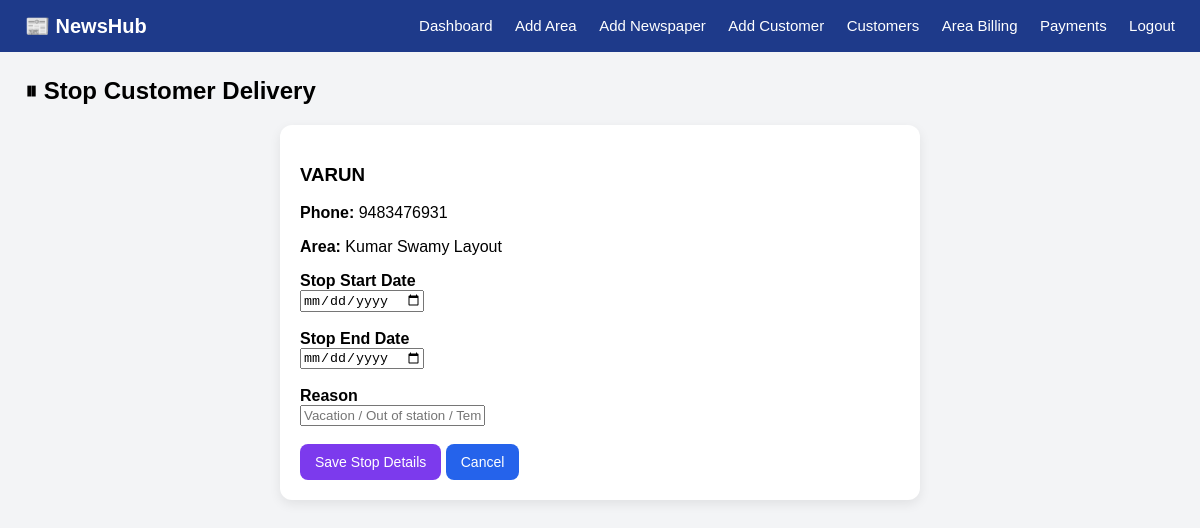
Page /customers/stop/2/ (signed in) on the committed database.
### core/models.py (models this page shows, shortened)
class Customer(models.Model):
    STATUS_CHOICES = [
        ('Active', 'Active'),
        ('Stopped', 'Stopped'),
        ('Inactive', 'Inactive'),
    ]
    user = models.OneToOneField(User, on_delete=models.CASCADE, null=True, blank=True)
    name = models.CharField(max_length=100)
    phone = models.CharField(max_length=15, unique=True)
    address = models.TextField()
    area = models.ForeignKey(Area, on_delete=models.CASCADE)
    newspaper = models.ForeignKey(Newspaper, on_delete=models.SET_NULL, null=True, blank=True)
    additional_paper = models.ForeignKey(AdditionalPaper, on_delete=models.SET_NULL, null=True, blank=True)
    weekly_magazine = models.ForeignKey(WeeklyMagazine, on_delete=models.SET_NULL, null=True, blank=True)
    monthly_magazine = models.ForeignKey(MonthlyMagazine, on_delete=models.SET_NULL, null=True, blank=True)
    custom_newspaper_price = models.FloatField(null=True, blank=True)
    custom_additional_price = models.FloatField(null=True, blank=True)
    custom_weekly_price = models.FloatField(null=True, blank=True)
    custom_monthly_price = models.FloatField(null=True, blank=True)
    status = models.CharField(max_length=10, choices=STATUS_CHOICES, default='Active')
    stop_start_date = models.DateField(null=True, blank=True)
    stop_end_date = models.DateField(null=True, blank=True)
    stop_reason = models.CharField(max_length=255, null=True, blank=True)
    created_at = models.DateTimeField(auto_now_add=True)

class Area(models.Model):
    name = models.CharField(max_length=100)

### core/views.py (the view)
# urls.py: path("customers/stop/<int:customer_id>/", views.stop_customer, name="stop_customer"),
@login_required(login_url='/')
def stop_customer(request, customer_id):
    if not request.user.is_staff:
        return redirect('customer_dashboard')
    customer = get_object_or_404(Customer, id=customer_id)
    selected_area_id = request.GET.get('area')
    search = request.GET.get('search', '')
    if request.method == 'POST':
        form = StopCustomerForm(request.POST, instance=customer)
        if form.is_valid():
            customer = form.save(commit=False)
            customer.status = 'Stopped'
            customer.save()
            messages.warning(request, f'{customer.name} is stopped for selected dates.')
            if selected_area_id:
                url = f'/area-customers/?area={selected_area_id}'
                if search:
                    url += f'&search={search}'
                return redirect(url)
            return redirect('customer_list')
    else:
        form = StopCustomerForm(instance=customer)
    return render(request, 'core/stop_customer.html', {
        'form': form,
        'customer': customer,
        'selected_area_id': selected_area_id,
        'search': search,
    })

### core/forms.py (shortened to what this page needs)
class StopCustomerForm(forms.ModelForm):
    class Meta:
        model = Customer
        fields = ["stop_start_date", "stop_end_date", "stop_reason"]
        widgets = {
            "stop_start_date": forms.DateInput(attrs={"type": "date"}),
            "stop_end_date": forms.DateInput(attrs={"type": "date"}),
            "stop_reason": forms.TextInput(attrs={
                "placeholder": "Vacation / Out of station / Temporary stop"
            }),
        }

### core/templates/core/stop_customer.html (shortened to what this page needs)
{% extends 'core/base.html' %}
{% block content %}
<h2>⏸ Stop Customer Delivery</h2>
<div class="card" style="max-width:600px; margin:auto;">
    <h3>{{ customer.name }}</h3>
    <p><b>Phone:</b> {{ customer.phone }}</p>
    <p><b>Area:</b> {{ customer.area.name }}</p>
    <form method="post">
        <label><b>Stop Start Date</b></label><br>
        {{ form.stop_start_date }}
        <br><br>
        <label><b>Stop End Date</b></label><br>
        {{ form.stop_end_date }}
        <br><br>
        <label><b>Reason</b></label><br>
        {{ form.stop_reason }}
        <br><br>
        <button type="submit" class="btn btn-purple">
            Save Stop Details
        </button>
        <a href="{% url 'customer_list' %}" class="btn btn-blue">
            Cancel
        </a>
    </form>
</div>
{% endblock %}

### core/templates/core/base.html (style rules this page uses)
body { margin: 0; font-family: Arial; background: #f3f4f6; }
.card { background: white; padding: 20px; border-radius: 12px; box-shadow: 0 4px 12px rgba(0,0,0,0.08); margin-bottom: 20px; }
.btn { display: inline-block; padding: 10px 15px; border-radius: 8px; color: white; text-decoration: none; border: none; cursor: pointer; font-size: 14px; }
.btn-blue { background: #2563eb; }
.btn-purple { background: #7c3aed; }
h2 { margin-top: 0; }

### rows in the picture
Customer: name "VARUN", phone "9483476931", area.name "Kumar Swamy Layout"
